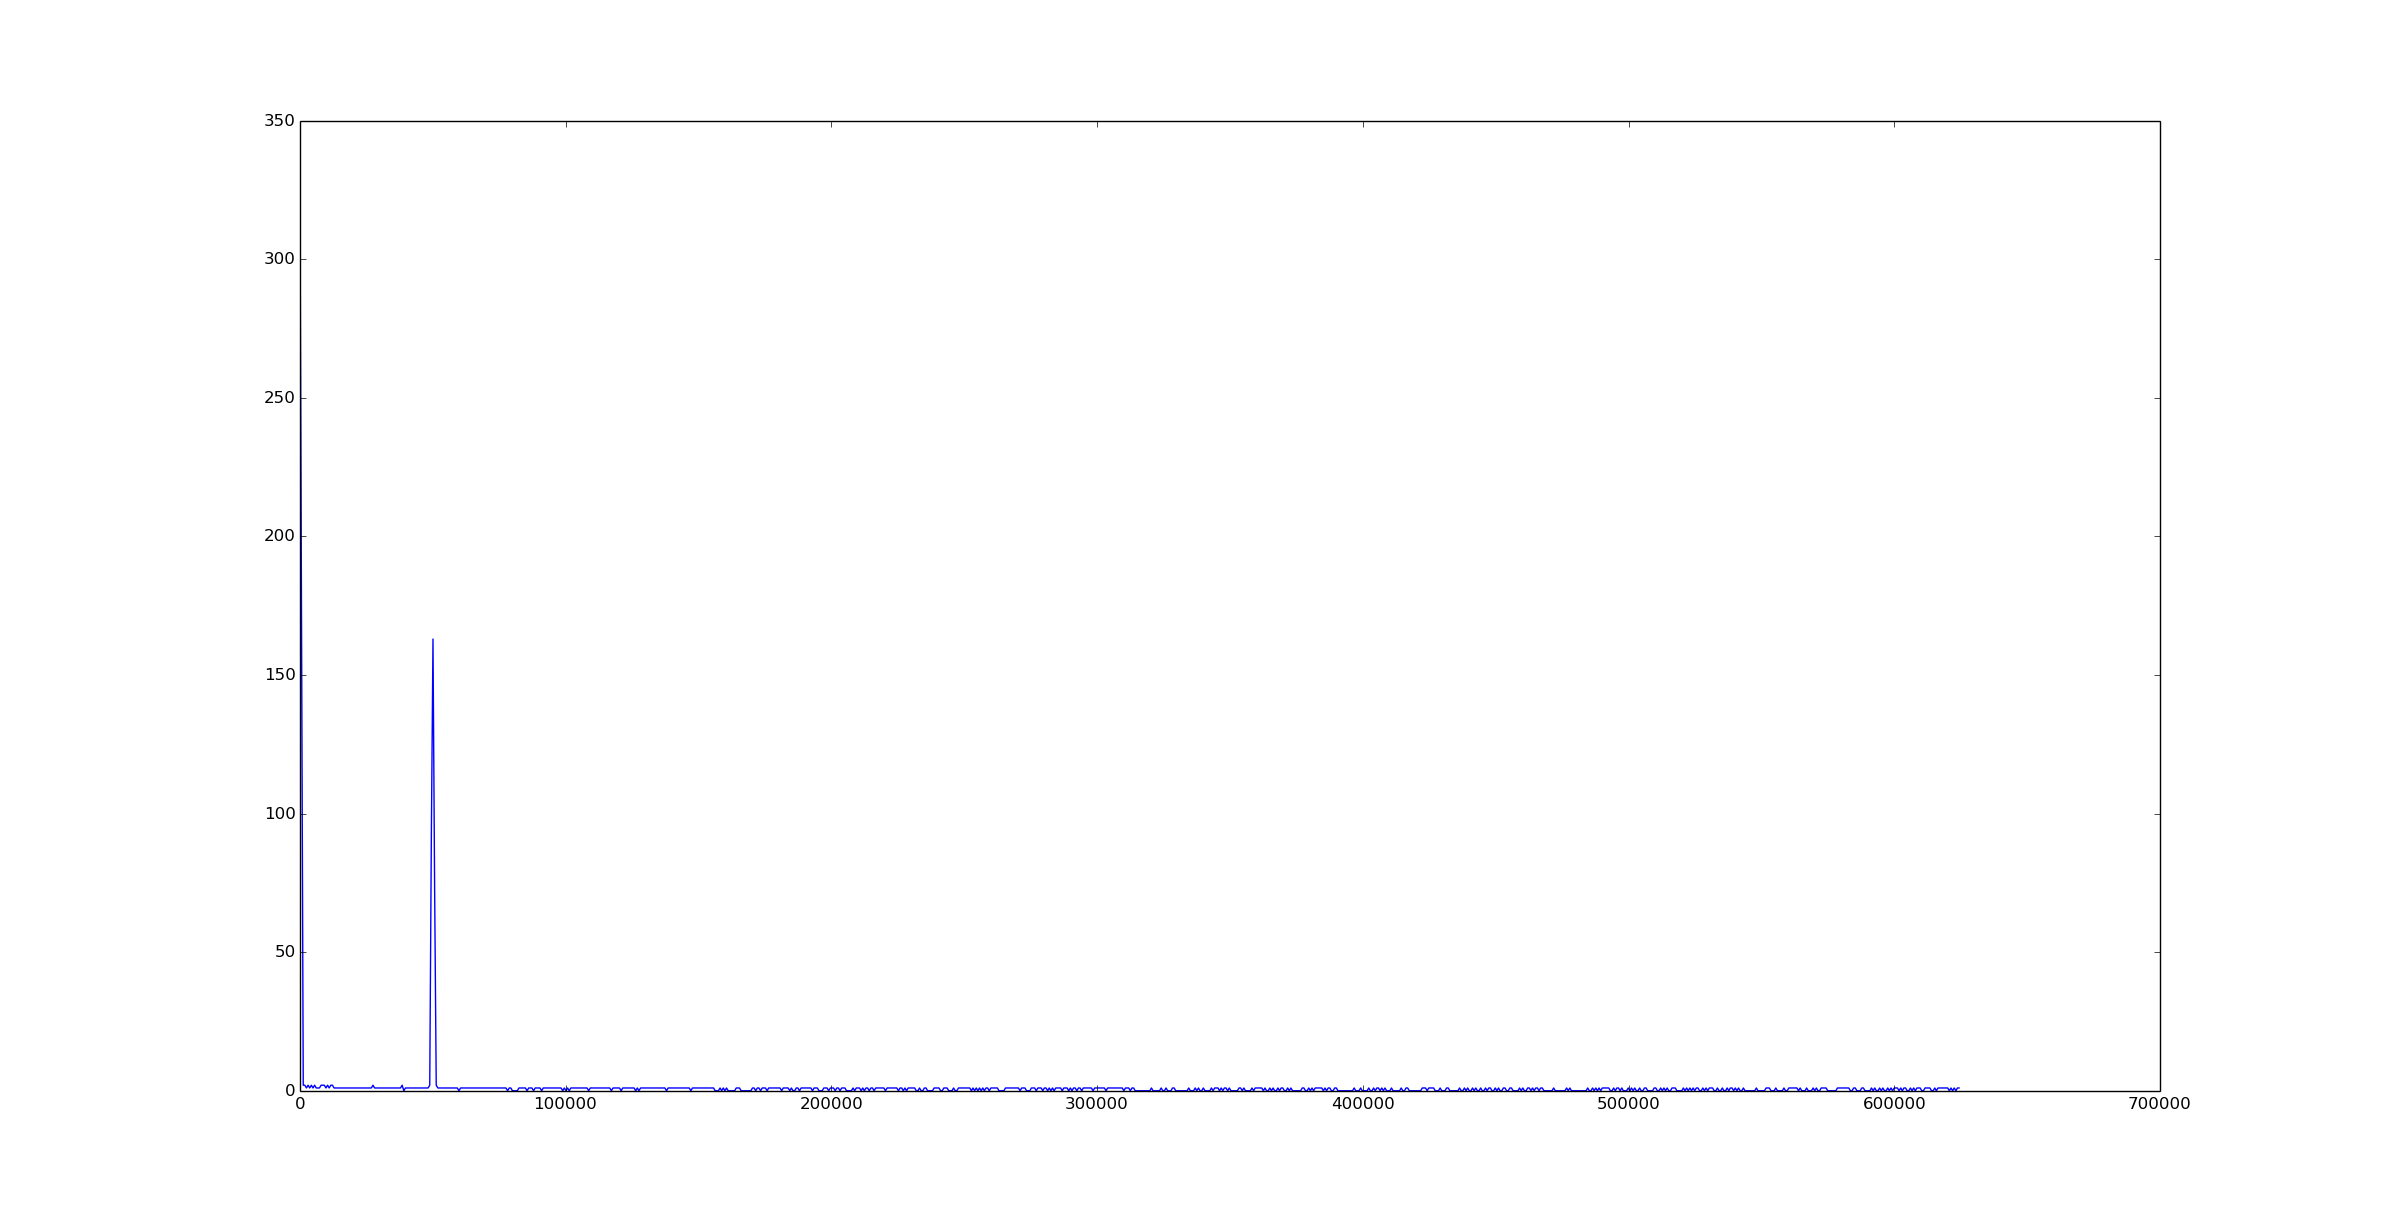

Source code (Python):
import matplotlib.pyplot as pyplot
import numpy

import sampler

FREQUENCY_RESOLUTION = 610.35 

def main():
    s = sampler.SampleReader()
    while True:
        s.sampleFrame()
        while(s.hasNext()):
            s.sample()
        X = numpy.arange(0, sampler.FRAME_SIZE*FREQUENCY_RESOLUTION, FREQUENCY_RESOLUTION)
        Y = s.samples
        pyplot.plot(X,Y)
        pyplot.show()
        

if __name__ == '__main__':
    main()
